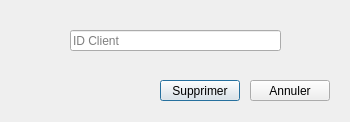
<?xml version="1.0" encoding="UTF-8"?>
<ui version="4.0">
 <class>supprimerClient</class>
 <widget class="QMainWindow" name="supprimerClient">
  <property name="geometry">
   <rect>
    <x>0</x>
    <y>0</y>
    <width>350</width>
    <height>122</height>
   </rect>
  </property>
  <property name="minimumSize">
   <size>
    <width>350</width>
    <height>122</height>
   </size>
  </property>
  <property name="maximumSize">
   <size>
    <width>350</width>
    <height>122</height>
   </size>
  </property>
  <property name="windowTitle">
   <string>Supprimer Client</string>
  </property>
  <widget class="QWidget" name="centralwidget">
   <widget class="QLineEdit" name="idClient">
    <property name="geometry">
     <rect>
      <x>70</x>
      <y>30</y>
      <width>211</width>
      <height>21</height>
     </rect>
    </property>
    <property name="text">
     <string/>
    </property>
    <property name="placeholderText">
     <string>ID Client</string>
    </property>
   </widget>
   <widget class="QPushButton" name="sup">
    <property name="geometry">
     <rect>
      <x>160</x>
      <y>80</y>
      <width>80</width>
      <height>21</height>
     </rect>
    </property>
    <property name="text">
     <string>Supprimer</string>
    </property>
    <property name="default">
     <bool>true</bool>
    </property>
   </widget>
   <widget class="QPushButton" name="annuler">
    <property name="geometry">
     <rect>
      <x>250</x>
      <y>80</y>
      <width>80</width>
      <height>21</height>
     </rect>
    </property>
    <property name="text">
     <string>Annuler</string>
    </property>
   </widget>
  </widget>
 </widget>
 <resources/>
 <connections/>
</ui>
